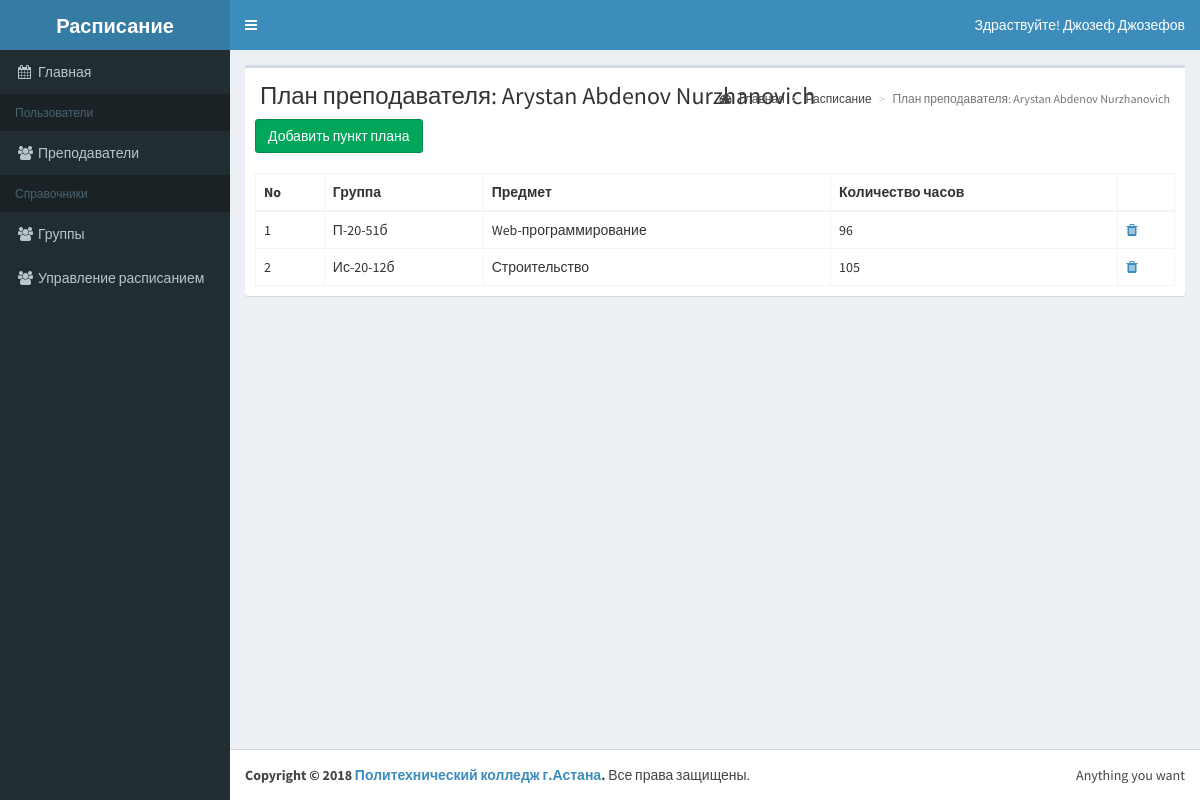
/list-plan.php?id=2 (signed in), run on the app's committed database.
### tables this page shows
CREATE TABLE `lesson_plan` (
  `lesson_plan_id` int NOT NULL,
  `gruppa_id` int NOT NULL,
  `subject_id` int NOT NULL,
  `user_id` bigint NOT NULL
);

CREATE TABLE `gruppa` (
  `gruppa_id` int NOT NULL,
  `name` varchar(10) NOT NULL,
  `special_id` int NOT NULL,
  `date_begin` date NOT NULL,
  `date_end` date DEFAULT NULL
);

CREATE TABLE `subject` (
  `subject_id` int NOT NULL,
  `name` varchar(50) NOT NULL,
  `otdel_id` smallint NOT NULL,
  `hours` smallint NOT NULL,
  `active` tinyint NOT NULL DEFAULT '1'
);

### classes/BaseMap.php (called while the page is built, shortened)
<?php
abstract class BaseMap extends Config {
    function __construct() {
        try {
            $this->db = new PDO('mysql:host=' . self::HOST . ';dbname=' . self::DB_NAME, self::DB_USER, self::DB_PASSWORD);
        } catch (PDOException $e) {
            echo $e->getMessage();
        }
    }
}

### classes/UserMap.php (called while the page is built, shortened)
<?php
class UserMap extends BaseMap {
    public function findProfileById($id = null) {
        if ($id) {
            $res = $this->db->query("SELECT user.user_id,
CONCAT(user.lastname,' ', user.firstname, ' ',
user.patronymic) AS fio," . " user.login, user.birthday, gender.name AS
gender, role.name AS role, user.active FROM user " . "INNER JOIN gender ON
user.gender_id=gender.gender_id INNER JOIN role ON
user.role_id=role.role_id WHERE user.user_id = $id");
            return $res->fetch(PDO::FETCH_OBJ);
        }
        return false;
    }
}

### classes/LessonPlanMap.php (called while the page is built, shortened)
<?php
class LessonPlanMap extends BaseMap {
    public function findByTeacherId($id = null) {
        if ($id) {
            $res = $this->db->query("SELECT
lesson_plan.lesson_plan_id, gruppa.name AS gruppa,
subject.name AS subject, "
                    . "subject.hours FROM lesson_plan
INNER JOIN gruppa ON
lesson_plan.gruppa_id=gruppa.gruppa_id "
                    . "INNER JOIN subject ON
lesson_plan.subject_id=subject.subject_id WHERE
lesson_plan.user_id=$id");
            return $res->fetchAll(PDO::FETCH_OBJ);
        }
        return false;
    }
}

### list-plan.php (the view, shortened to what this page needs)
<?php
$id = Helper::clearInt($_GET['id']);
if ((new TeacherMap())->findById($id)) {
    $teacher = (new UserMap())->findProfileById($id);
} else {
    header('Location: 404.php');
}
$header = 'План преподавателя: ' . $teacher->fio;
$plans = (new LessonPlanMap())->findByTeacherId($id);
$i = 1;
require_once 'template/header.php';
?>
<div class="row">
    <div class="col-xs-12">
        <div class="box">
            <section class="content-header">
                <h1><?= $header; ?></h1>
                <ol class="breadcrumb">
                    <li><a href="/index.php"><i class="fa fa-dashboard"></i> Главная</a></li>
                    <li><a href="list-teacher-schedule.php">Расписание</a></li>
                    <li class="active"><?= $header; ?></li>
                </ol>
            </section>
            <div class="box-body">
                <a class="btn btn-success" href="add-plan.php?id=<?= $id; ?>">Добавить пункт плана</a>
            </div>
            <div class="box-body">
                <?php if ($plans) : ?>
                    <table class="table table-bordered table-hover">
                        <thead>
                            <tr>
                                <th>No</th>
                                <th>Группа</th>
                                <th>Предмет</th>
                                <th>Количество часов</th>
                                <th></th>
                            </tr>
                        </thead>
                        <tbody>
                            <?php foreach ($plans as $plan) :
                                ?>
                                <tr>
                                    <td><?= $i; ?></td>
                                    <td><?= $plan->gruppa; ?></td>
                                    <td><?= $plan->subject; ?></td>
                                    <td><?= $plan->hours; ?></td>
                                    <td><a href="delete-plan.php?id=<?= $plan->lesson_plan_id; ?>&idplan=<?= $id; ?>"><i class="fa fa-trash"></i></a></td>
                                </tr>
                                <?php $i++;
                            endforeach; ?>
                        </tbody>
                    </table>
                <?php else: ?>
                    <p>План отутствует</p>
<?php endif; ?>
            </div>
        </div>
    </div>
</div>
<?php
require_once 'template/footer.php';
?>

### data on the page
lesson_plan: gruppa.name "П-20-51б", subject.name "Web-программирование", subject.hours "96"
lesson_plan: gruppa.name "Ис-20-12б", subject.name "Строительство", subject.hours "105"

### other printed values
$header "План преподавателя: Arystan Abdenov Nurzhanovich"
